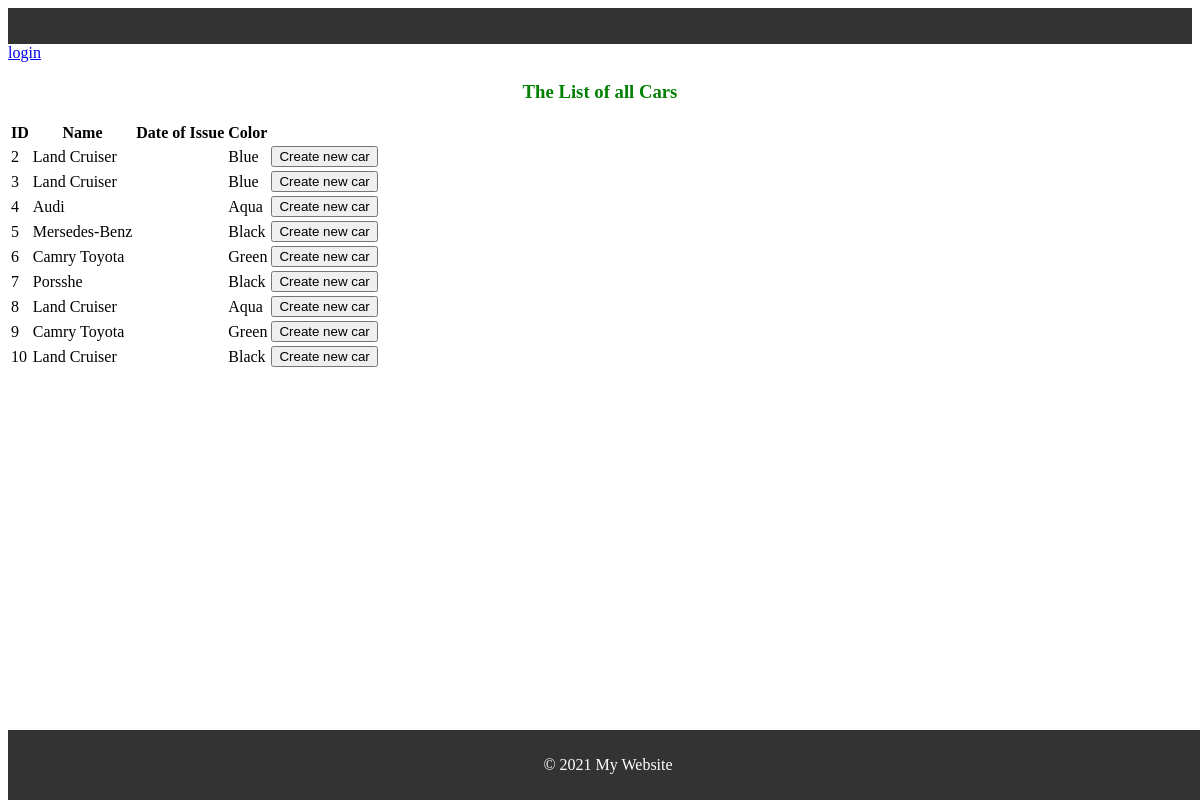
The page / on the database its author committed.
### my_app/models.py (models this page shows, shortened)
class Cars(models.Model):
    name=models.CharField(max_length=50)
    date_of_issue=models.IntegerField()
    color=models.CharField(max_length=50)

### my_app/views.py (the view)
# urls.py: path('',CarsListView.as_view(),name="car-list"),
class CarsListView(generic.ListView):
    model=Cars
    template_name="cars_list.html"
    succes_url="/"

### templates/cars_list.html (shortened to what this page needs)
{% extends "base.html" %}
{% load static %}
    {% block content %}
    <h3 style="text-align: center;color:green;">The List of all Cars</h3>
    <table>
        <tr>
            <th>ID</th>
            <th>Name</th>
            <th>Date of Issue</th>
            <th>Color</th>
        </tr>
        {% for car in object_list %}
        <tr>
            <td>{{ car.id }}</td>
            <td>{{ car.name }}</td>
            <td>{{ car.Date_of_issue }}</td>
            <td>{{ car.color }}</td>
            <td><a href="{%url 'create-cars'%}"><button>Create new car</button></a></td></tr>
        {% endfor %}
    </table>
     {% endblock content %}

### templates/base.html (shortened to what this page needs)
{% load static %}
<!DOCTYPE html>
<html lang="en">
<head>
</head>
<body>
    <header class="header">
    </header>
    {% if user.is_authenticated %}
    <p>{{user.username}}<p>
    <p><a href="{% url 'logout' %}">Log Out</a></p>
    {% else %}
    <a href="{% url 'login' %}">login</a>
    {% endif %}
    {% block content %}
    {% endblock content %}
    <footer class="footer">
        <p>&copy; 2021 My Website</p>
    </footer>
</body>
</html>

### templates/base.html (style rules this page uses)
.header { background-color: #333; color: white; text-align: center; padding: 10px 0; }
.footer { background-color: #333; color: white; text-align: center; padding: 10px 0; position: absolute; width: 100%; bottom: 0%; }

### rows shown on the page
Cars: id "2", name "Land Cruiser", color "Blue"
Cars: id "3", name "Land Cruiser", color "Blue"
Cars: id "4", name "Audi", color "Aqua"
Cars: id "5", name "Mersedes-Benz", color "Black"
Cars: id "6", name "Camry Toyota", color "Green"
Cars: id "7", name "Porsshe", color "Black"
Cars: id "8", name "Land Cruiser", color "Aqua"
Cars: id "9", name "Camry Toyota", color "Green"
Cars: id "10", name "Land Cruiser", color "Black"
